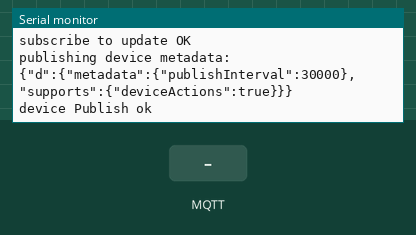
Bench run of a sketch on a simulated ESP8266 (NodeMCU). Shown: the last lines printed to the serial monitor. Inputs (shaded band) come from the test bench. WiFi joins after 1.5 s; servers stay silent unless stated; no MQTT or app messages arrive unless stated. At 5.8 s the program restarts the board; the recording ends there.

Above: at 2.7 s.
2.8 s: MQTT message "metadata" arrives on the first subscribed topic
At 3.3 s:
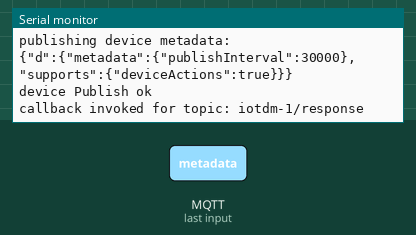
4.3 s: MQTT message "metadata" arrives on the third subscribed topic
At 5.5 s:
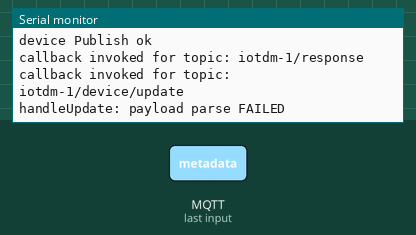

The sketch:

IBMIOT.ino
```cpp
// (licence header left out)
#include <ESP8266WiFi.h>
#include <PubSubClient.h> // https://github.com/knolleary/pubsubclient/releases/tag/v2.3
#include <ArduinoJson.h> // https://github.com/bblanchon/ArduinoJson/releases/tag/v5.0.7

//-------- Customise these values -----------
const char* ssid = "ApartmentBuSantoso";
const char* password = "00001111";

#define ORG "izz8w5"
#define DEVICE_TYPE "Microcons"
#define DEVICE_ID "ESP8266-1"
#define TOKEN "znInzfk0S_xgCFxkR_"
//-------- Customise the above values --------

char server[] = ORG ".messaging.internetofthings.ibmcloud.com";
char authMethod[] = "use-token-auth";
char token[] = TOKEN;
char clientId[] = "d:" ORG ":" DEVICE_TYPE ":" DEVICE_ID;

const char publishTopic[] = "iot-2/evt/status/fmt/json";
const char responseTopic[] = "iotdm-1/response";
const char manageTopic[] = "iotdevice-1/mgmt/manage";
const char updateTopic[] = "iotdm-1/device/update";
const char rebootTopic[] = "iotdm-1/mgmt/initiate/device/reboot";

void callback(char* topic, byte* payload, unsigned int payloadLength);

WiFiClient wifiClient;
PubSubClient client(server, 1883, callback, wifiClient);

int publishInterval = 30000; // 30 seconds
long lastPublishMillis;

void setup() {
  Serial.begin(115200); Serial.println();
  wifiConnect();
  mqttConnect();
  initManagedDevice();
}

void loop() {
  if (millis() - lastPublishMillis > publishInterval) {
    publishData();
    lastPublishMillis = millis();
  }

  if (!client.loop()) {
    mqttConnect();
    initManagedDevice();
  }
}

void wifiConnect() {
  Serial.print("Connecting to ");
  Serial.print(ssid);
  WiFi.begin(ssid, password);
  while (WiFi.status() != WL_CONNECTED) {
    delay(500);
    Serial.print(".");
  }
  Serial.print("nWiFi connected, IP address: "); Serial.println(WiFi.localIP());
}

void mqttConnect() {
  if (!!!client.connected()) {
    Serial.print("Reconnecting MQTT client to "); Serial.println(server);
    while (!!!client.connect(clientId, authMethod, token)) {
      Serial.print(".");
      delay(500);
    }
    //    initManagedDevice();
    Serial.println();
  }
}

void initManagedDevice() {
  if (client.subscribe("iotdm-1/response")) {
    Serial.println("subscribe to responses OK");
  } else {
    Serial.println("subscribe to responses FAILED");
  }

  if (client.subscribe(rebootTopic)) {
    Serial.println("subscribe to reboot OK");
  } else {
    Serial.println("subscribe to reboot FAILED");
  }

  if (client.subscribe("iotdm-1/device/update")) {
    Serial.println("subscribe to update OK");
  } else {
    Serial.println("subscribe to update FAILED");
  }

  StaticJsonBuffer<300> jsonBuffer;
  JsonObject& root = jsonBuffer.createObject();
  JsonObject& d = root.createNestedObject("d");
  JsonObject& metadata = d.createNestedObject("metadata");
  metadata["publishInterval"] = publishInterval;
  JsonObject& supports = d.createNestedObject("supports");
  supports["deviceActions"] = true;

  char buff[300];
  root.printTo(buff, sizeof(buff));
  Serial.println("publishing device metadata:"); Serial.println(buff);
  if (client.publish(manageTopic, buff)) {
    Serial.println("device Publish ok");
  } else {
    Serial.print("device Publish failed:");
  }
}

void publishData() {
  String payload = "{\"d\":{\"counter\":";
  payload += millis() / 1000;
  payload += "}}";

  Serial.print("Sending payload: "); Serial.println(payload);

  if (client.publish(publishTopic, (char*) payload.c_str())) {
    Serial.println("Publish OK");
  } else {
    Serial.println("Publish FAILED");
  }
}

void callback(char* topic, byte* payload, unsigned int payloadLength) {
  Serial.print("callback invoked for topic: "); Serial.println(topic);

  if (strcmp (responseTopic, topic) == 0) {
    return; // just print of response for now
  }

  if (strcmp (rebootTopic, topic) == 0) {
    Serial.println("Rebooting...");
    ESP.restart();
  }

  if (strcmp (updateTopic, topic) == 0) {
    handleUpdate(payload);
  }
}

void handleUpdate(byte* payload) {
  StaticJsonBuffer<300> jsonBuffer;
  JsonObject& root = jsonBuffer.parseObject((char*)payload);
  if (!root.success()) {
    Serial.println("handleUpdate: payload parse FAILED");
    return;
  }
  Serial.println("handleUpdate payload:"); root.prettyPrintTo(Serial); Serial.println();

  JsonObject& d = root["d"];
  JsonArray& fields = d["fields"];
  for (JsonArray::iterator it = fields.begin(); it != fields.end(); ++it) {
    JsonObject& field = *it;
    const char* fieldName = field["field"];
    if (strcmp (fieldName, "metadata") == 0) {
      JsonObject& fieldValue = field["value"];
      if (fieldValue.containsKey("publishInterval")) {
        publishInterval = fieldValue["publishInterval"];
        Serial.print("publishInterval:"); Serial.println(publishInterval);
      }
    }
  }
}
```

Measured:
- after the input at 2.8 s, the serial monitor: prints a new line at once (image 1)
- after the input at 4.3 s, the serial monitor: prints a new line at once (image 2)
